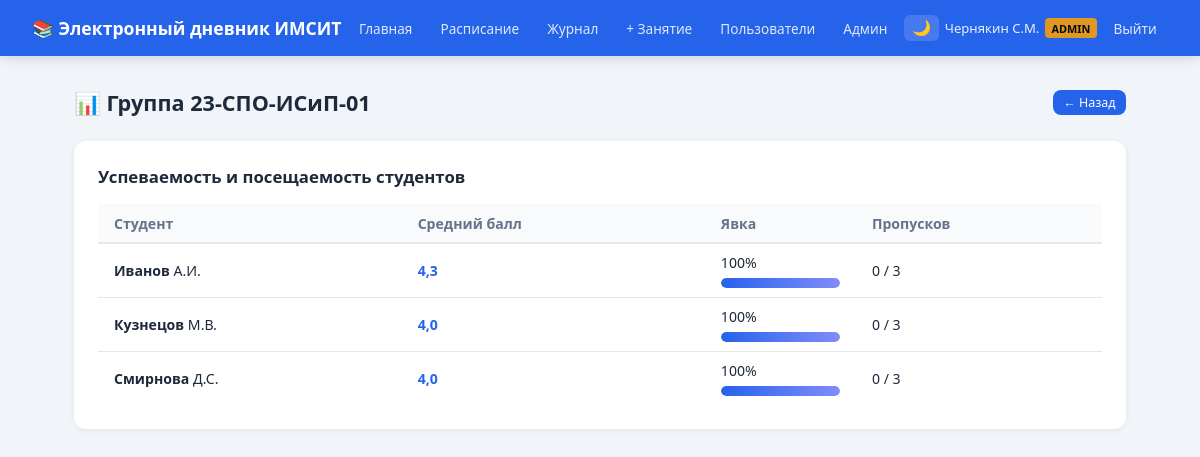
Page /group/13/stats/ (signed in) on the committed database.
### users/models.py (models this page shows, shortened)
class User(AbstractUser):
    ROLE_ADMIN   = 'admin'
    ROLE_TEACHER = 'teacher'
    ROLE_STUDENT = 'student'
    ROLE_PARENT  = 'parent'
    ROLES = [
        (ROLE_ADMIN,   'Администратор'),
        (ROLE_TEACHER, 'Преподаватель'),
        (ROLE_STUDENT, 'Студент'),
        (ROLE_PARENT,  'Родитель'),
    ]
    role = models.CharField(
        max_length=10,
        choices=ROLES,
        default=ROLE_STUDENT,
        verbose_name='Роль'
    )
    class Meta:
        verbose_name = 'Пользователь'
        verbose_name_plural = 'Пользователи'
    @property
    def is_teacher(self):  return self.role == self.ROLE_TEACHER
    @property
    def is_student(self):  return self.role == self.ROLE_STUDENT

### journal/models.py (models this page shows, shortened)
class ClassRoom(models.Model):
    name     = models.CharField(max_length=30, verbose_name='Группа')
    students = models.ManyToManyField(
        settings.AUTH_USER_MODEL, blank=True,
        related_name='classrooms', verbose_name='Студенты',
        limit_choices_to={'role': 'student'}
    )
    class Meta:
        verbose_name = 'Группа'
        verbose_name_plural = 'Группы'
        ordering = ['name']

### journal/views.py (the view)
# urls.py: path('group/<int:pk>/stats/',  views.group_stats,   name='group_stats'),
@login_required
def group_stats(request, pk):
    if not (request.user.is_teacher or request.user.is_staff):
        return redirect('home')
    classroom = get_object_or_404(ClassRoom, pk=pk)
    students  = classroom.students.all().order_by('last_name')
    student_stats = []
    for s in students:
        avg = Grade.objects.filter(student=s, lesson__classroom=classroom).aggregate(a=Avg('value'))['a']
        att = Attendance.objects.filter(student=s, lesson__classroom=classroom)
        total  = att.count()
        absent = att.filter(status='A').count()
        student_stats.append({
            'student': s,
            'avg': round(avg, 1) if avg else '—',
            'absent': absent,
            'total': total,
            'pct': round((total - absent) / total * 100) if total else 100,
        })
    return render(request, 'journal/group_stats.html', {
        'classroom': classroom,
        'student_stats': student_stats,
    })

### templates/journal/group_stats.html (shortened to what this page needs)
{% extends "base.html" %}
{% block content %}
<div class="page-header">
  <h1>📊 Группа {{ classroom.name }}</h1>
  <a href="/" class="btn btn-sm btn-primary">← Назад</a>
</div>
<div class="card">
  <div class="card-title">Успеваемость и посещаемость студентов</div>
  <table>
    <thead>
      <tr><th>Студент</th><th>Средний балл</th><th>Явка</th><th>Пропусков</th></tr>
    </thead>
    <tbody>
    {% for s in student_stats %}
    <tr>
      <td><b>{{ s.student.last_name }}</b> {{ s.student.first_name }}</td>
      <td>
        <span style="font-weight:700;color:{% if s.avg == '—' %}var(--muted){% elif s.avg >= 4.5 %}var(--success){% elif s.avg >= 3.5 %}var(--primary){% elif s.avg >= 2.5 %}var(--warning){% else %}var(--danger){% endif %}">
          {{ s.avg }}
        </span>
      </td>
      <td>
        {{ s.pct }}%
        <div class="progress-wrap">
          <div class="progress-bar {% if s.pct < 60 %}danger{% endif %}" style="width:{{ s.pct }}%"></div>
        </div>
      </td>
      <td style="color:{% if s.absent > 3 %}var(--danger){% else %}var(--text){% endif %}">
        {{ s.absent }} / {{ s.total }}
      </td>
    </tr>
    {% empty %}
    <tr><td colspan="4" style="color:var(--muted)">Студентов нет</td></tr>
    {% endfor %}
    </tbody>
  </table>
</div>
{% endblock %}

### templates/base.html (shortened to what this page needs)
<!DOCTYPE html>
<html lang="ru" data-theme="light">
<head>
  <link rel="stylesheet" href="/static/css/style.css">
</head>
<body>
<nav class="navbar">
  <a class="navbar-brand" href="/">📚 Электронный дневник ИМСИТ</a>
  <div class="navbar-nav">
    <a href="/">Главная</a>
    <a href="/schedule/">Расписание</a>
    {% if user.is_teacher or user.is_staff %}
      <a href="/journal/">Журнал</a>
      <a href="/journal/add/">+ Занятие</a>
    {% endif %}
    {% if user.is_staff %}
      <a href="/users/">Пользователи</a>
      <a href="/admin/">Админ</a>
    {% endif %}
    <button class="theme-toggle" onclick="toggleTheme()" title="Сменить тему">🌙</button>
    <span class="navbar-user">
      {{ user.get_full_name|default:user.username }}
      {% if user.is_staff %}<span class="badge-admin">ADMIN</span>{% endif %}
    </span>
    <a href="/logout/">Выйти</a>
  </div>
</nav>
<div class="container animate-in">
  {% block content %}{% endblock %}
</div>
</body>
</html>

### static/css/style.css (style rules this page uses)
:root, [data-theme="light"] { --primary: #2563eb; --primary-dark: #1d4ed8; --success: #16a34a; --danger: #dc2626; --warning: #d97706; --bg: #f1f5f9; --card: #ffffff; --text: #1e293b; --muted: #64748b; --border: #e2e8f0; --navbar-bg: #2563eb; --table-header: #f8fafc; --table-hover: #f0f4ff; --input-bg: #ffffff; }
* { box-sizing: border-box; margin: 0; padding: 0; }
body { font-family: 'Segoe UI', Arial, sans-serif; background: var(--bg); color: var(--text); min-height: 100vh; transition: background .3s, color .3s; }
.animate-in { animation: fadeIn .5s ease both; }
.card, .stat-card { opacity: 0; transform: translateY(16px); transition: opacity .4s ease, transform .4s ease, box-shadow .2s; }
.card.visible, .stat-card.visible { opacity: 1; transform: translateY(0); }
.navbar { background: var(--navbar-bg); color: #fff; padding: 0 2rem; display: flex; align-items: center; justify-content: space-between; height: 56px; box-shadow: 0 2px 12px rgba(0,0,0,.15); position: sticky; top: 0; z-index: 100; }
.navbar-brand { font-size: 1.1rem; font-weight: 700; color: #fff; text-decoration: none; }
.navbar-nav { display: flex; gap: .35rem; align-items: center; flex-wrap: wrap; }
.navbar-nav a { color: rgba(255,255,255,.85); text-decoration: none; padding: .3rem .7rem; border-radius: 6px; font-size: .85rem; transition: background .15s, color .15s; }
.navbar-user { font-size: .82rem; opacity: .9; display: flex; align-items: center; gap: .35rem; }
.badge-admin { background: #f59e0b; color: #000; font-size: .68rem; font-weight: 700; padding: .15rem .4rem; border-radius: 4px; animation: pulse 2s infinite; }
.theme-toggle { background: rgba(255,255,255,.15); border: none; border-radius: 6px; padding: .28rem .5rem; font-size: .95rem; cursor: pointer; transition: background .15s; }
.container { max-width: 1100px; margin: 2rem auto; padding: 0 1.5rem; }
.card { background: var(--card); border-radius: 12px; box-shadow: 0 1px 6px rgba(0,0,0,.07); padding: 1.5rem; margin-bottom: 1.5rem; }
.card-title { font-size: 1.05rem; font-weight: 600; margin-bottom: 1rem; }
table { width: 100%; border-collapse: collapse; font-size: .88rem; }
th { background: var(--table-header); color: var(--muted); font-weight: 600; text-align: left; padding: .6rem 1rem; border-bottom: 2px solid var(--border); }
td { padding: .55rem 1rem; border-bottom: 1px solid var(--border); vertical-align: middle; }
tr:last-child td { border-bottom: none; }
tr { transition: background .15s; }
.progress-wrap { background: var(--border); border-radius: 99px; height: 10px; overflow: hidden; margin-top: .4rem; }
.progress-bar { height: 100%; border-radius: 99px; transition: width 1s ease; background: linear-gradient(90deg, var(--primary), #818cf8); }
.btn { display: inline-block; padding: .48rem 1.05rem; border-radius: 8px; font-size: .88rem; font-weight: 500; cursor: pointer; border: none; text-decoration: none; transition: transform .15s, opacity .15s, box-shadow .15s; }
.btn-primary { background: var(--primary); color: #fff; }
.btn-sm { padding: .28rem .65rem; font-size: .78rem; }
.page-header { display: flex; align-items: center; justify-content: space-between; margin-bottom: 1.5rem; }
.page-header h1 { font-size: 1.35rem; font-weight: 700; }

### rows in the picture
User: get_full_name "Чернякин С.М."
ClassRoom: name "23-СПО-ИСиП-01"
User: student.last_name "Иванов", student.first_name "А.И.", avg "4,3", pct "100", absent "0", total "3"
User: student.last_name "Кузнецов", student.first_name "М.В.", avg "4,0", pct "100", absent "0", total "3"
User: student.last_name "Смирнова", student.first_name "Д.С.", avg "4,0", pct "100", absent "0", total "3"
